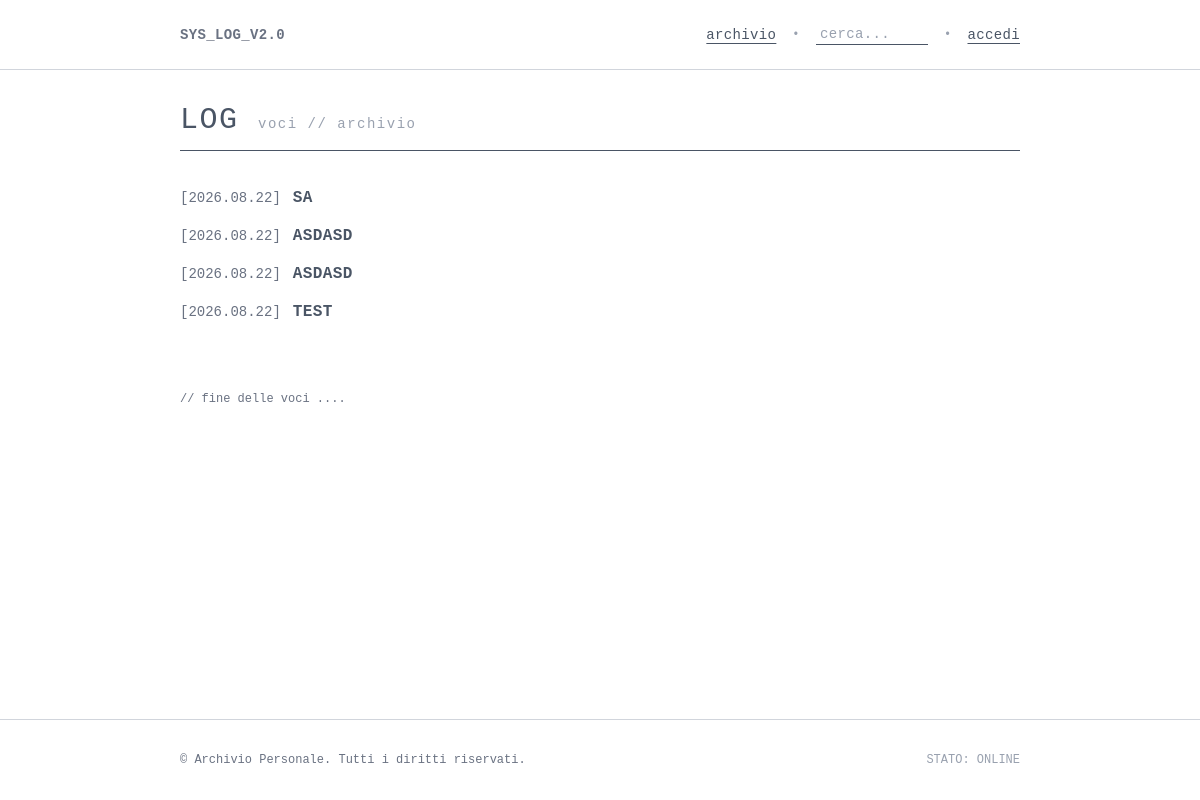
The app's page /, older data.
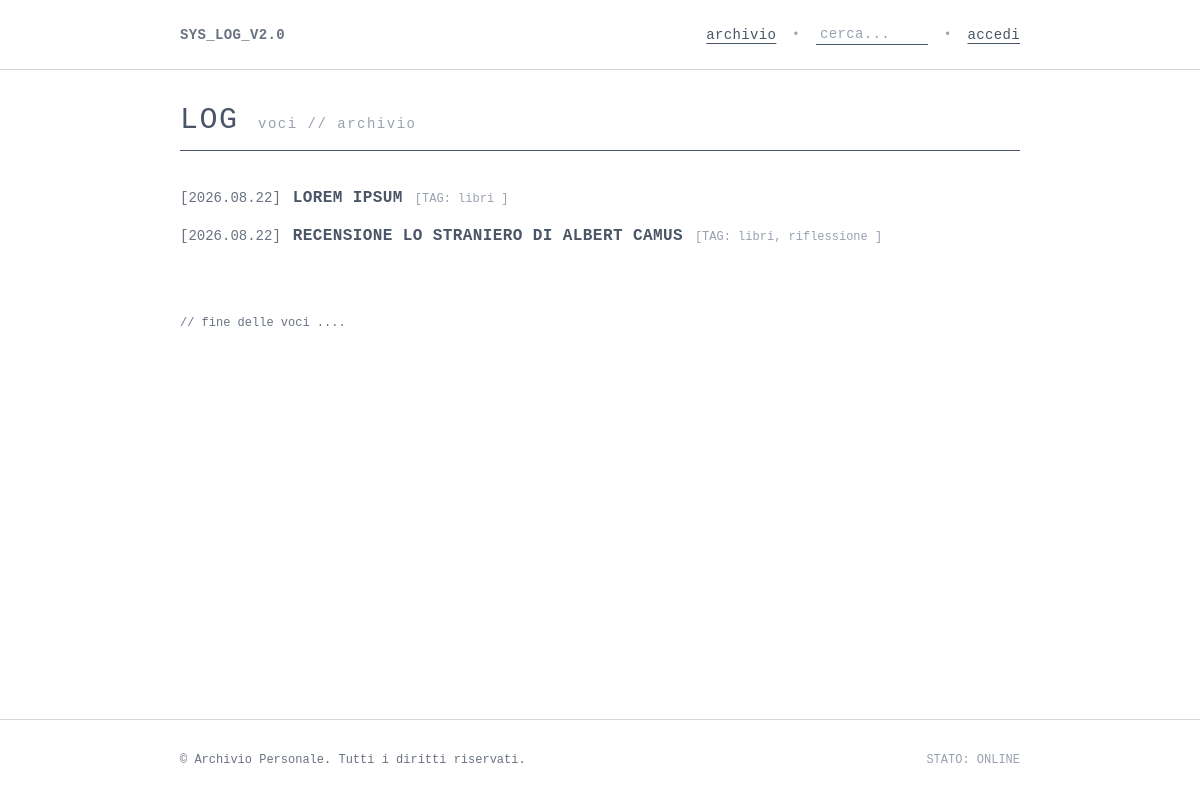
The same page, newer data.
### blog_app/models.py (models this page shows, shortened)
class Post(models.Model):
    author = models.ForeignKey(User, on_delete=models.CASCADE, related_name='posts')
    title = models.CharField(max_length=200)
    text = models.TextField()
    date = models.DateTimeField(auto_now_add=True)
    tags = models.ManyToManyField(Tag, related_name='posts', blank=True)
    likes = models.ManyToManyField(User, related_name='liked_posts', blank=True)
    class Meta:
        verbose_name_plural = 'posts'

class Tag(models.Model):
    name = models.CharField(max_length=50, unique=True)
    description = models.TextField(blank=True, null=True)
    class Meta:
        ordering = ['name']

### blog_app/views.py (the view)
# urls.py: path('', views.posts, name='index'),
def posts(request):
    posts = Post.objects.all().order_by('-date').prefetch_related('tags')
    context = {
        'posts': posts,
    }
    return render(request, 'blog_app/posts.html', context)

### blog_app/templates/blog_app/posts.html (shortened to what this page needs)
{% extends 'blog_app/base.html' %}
{% block content %}
<div class="flex flex-col sm:flex-row sm:items-baseline justify-between border-b border-gray-600 pb-3 mb-6 sm:mb-8 gap-3 sm:gap-4">
  <h1 class="text-2xl sm:text-3xl font-mono uppercase tracking-wider text-gray-600 break-words">
    LOG <span class="block sm:inline text-xs sm:text-sm font-normal lowercase text-gray-400 mt-1 sm:mt-0">voci // archivio</span>
  </h1>
</div>
<div class="space-y-3 sm:space-y-2 font-mono text-sm">
{% for post in posts %}
  <div class="flex flex-wrap items-baseline gap-x-2 sm:gap-x-3 gap-y-1 py-2 sm:py-1 border-b border-gray-100 sm:border-b-0">
    <span class="text-gray-500 font-mono text-xs sm:text-sm shrink-0">[{{ post.date|date:"Y.m.d" }}]</span>
    <a href="{% url 'blog_app:post' post.id %}" class="font-mono font-bold text-gray-600 hover:text-black hover:underline uppercase tracking-wide text-sm sm:text-base leading-snug break-words">
      {{ post.title }}
    </a>
    {% if post.tags.all %}
      <span class="text-xs text-gray-400 font-mono break-words">
        [TAG:
        {% for tag in post.tags.all %}
          <a href="{% url 'blog_app:tag' tag.id %}" class="hover:text-gray-500 hover:underline">{{ tag.name|lower }}</a>{% if not forloop.last %}, {% endif %}
        {% endfor %}
        ]
      </span>
    {% endif %}
  </div>
{% empty %}
  <p class="text-xs text-gray-500 italic">// nessun post registrato nell'archivio.</p>
{% endfor %}
</div>
<div class="mt-12 sm:mt-16 text-xs font-mono text-gray-500">
  // fine delle voci ....
</div>
{% endblock content %}

### blog_app/templates/blog_app/base.html (shortened to what this page needs)
{% load static %}
<!DOCTYPE html>
<html lang="it">
<head>
    <link rel="stylesheet" href="{% static 'css/output.css' %}">
</head>
<body class="font-mono bg-white text-gray-800 antialiased min-h-screen flex flex-col">
  <header class="w-full py-6 bg-transparent border-b border-gray-300">
    <div class="w-[70%] min-w-[320px] mx-auto">
      <nav class="flex items-center justify-between text-xs sm:text-sm tracking-wide">
        <div class="text-gray-500 font-bold uppercase">
          SYS_LOG_v2.0
        </div>
        <div class="hidden md:flex items-center space-x-4">
          <a href="{% url 'blog_app:posts' %}" class="underline underline-offset-4 text-gray-600 hover:text-black">
            archivio
          </a>
          <span class="text-xs text-gray-400 select-none">•</span>
          <form action="{% url 'blog_app:search' %}" method="get" class="inline-flex items-center">
            <input
              type="text"
              name="q"
              value="{{ request.GET.q }}"
              placeholder="cerca..."
              class="bg-transparent border-b border-gray-600 text-gray-700 placeholder-gray-400 text-xs sm:text-sm font-mono focus:outline-none w-28 focus:w-40 transition-all duration-200 px-1"
              required
            >
          </form>
          <span class="text-xs text-gray-400 select-none">•</span>
          {% if user.is_authenticated %}
            <a href="{% url 'blog_app:profile' user.username %}" class="underline underline-offset-4 text-gray-600 hover:text-black font-bold">
              profilo [@{{ user.username }}]
            </a>
            <span class="text-xs text-gray-400 select-none">•</span>
            <form action="{% url 'accounts:logout' %}" method="post" class="inline">
              {% csrf_token %}
              <button type="submit" class="underline underline-offset-4 text-gray-600 hover:text-black cursor-pointer">
                esci
              </button>
            </form>
          {% else %}
            <a href="{% url 'accounts:login' %}" class="underline underline-offset-4 text-gray-600 hover:text-black">
              accedi
            </a>
          {% endif %}
        </div>
      </nav>
    </div>
  </header>
  <main class="flex-grow w-[70%] min-w-[320px] mx-auto py-8">
    {% block content %}{% endblock content %}
  </main>
  <footer class="w-full border-t border-gray-300 mt-12">
    <div class="w-[70%] min-w-[320px] mx-auto py-8 text-xs text-gray-500 font-mono flex flex-wrap justify-between items-center gap-2">
      <div>
        &copy; Archivio Personale. Tutti i diritti riservati.
      </div>
      <div class="text-gray-400">
        STATO: ONLINE
      </div>
    </div>
  </footer>
</body>
</html>

Row changes from the older to the newer data that the page shows:
removed Post: date "2026.08.22", title "SA"
removed Post: date "2026.08.22", title "ASDASD"
removed Post: date "2026.08.22", title "ASDASD"
removed Post: date "2026.08.22", title "TEST"
added Post: date "2026.08.22", title "LOREM IPSUM"
added Tag: name "libri"
added Post: date "2026.08.22", title "RECENSIONE LO STRANIERO DI ALBERT CAMUS"
added Tag: name "riflessione", shown under "2026.08.22"
